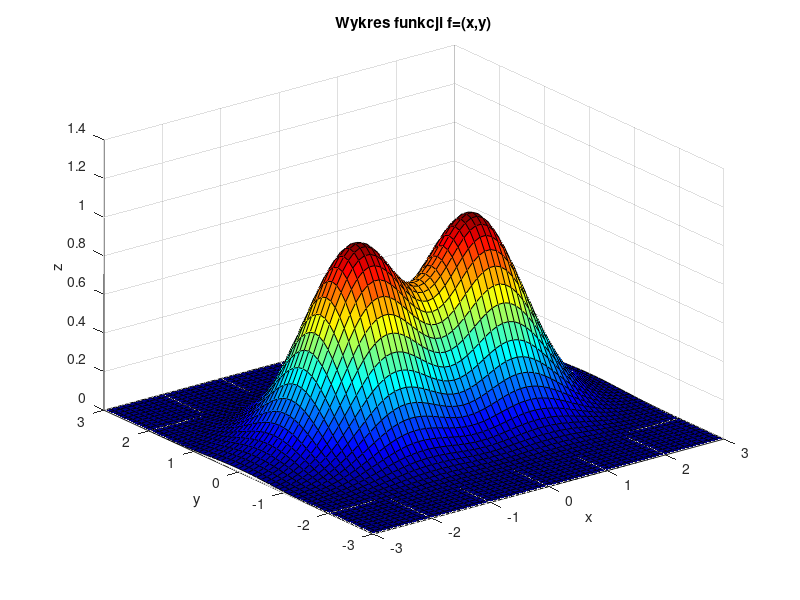

Write the MATLAB code that produced this figure.
[x, y] = meshgrid(-3 : 0.1 : 3);
z = exp(-(x-1).^2 -y.^2) + exp(-(x+1).^2 - y.^2);

% Rysowanie wykresu

figure;
surf(x, y, z);
title('Wykres funkcji f=(x,y)');
xlabel('x');
ylabel('y');
zlabel('z');

% Ustawinie koloru

colormap('jet');

% Dodawanie siatki

grid on;

% Ustawienie widoku

view(3);